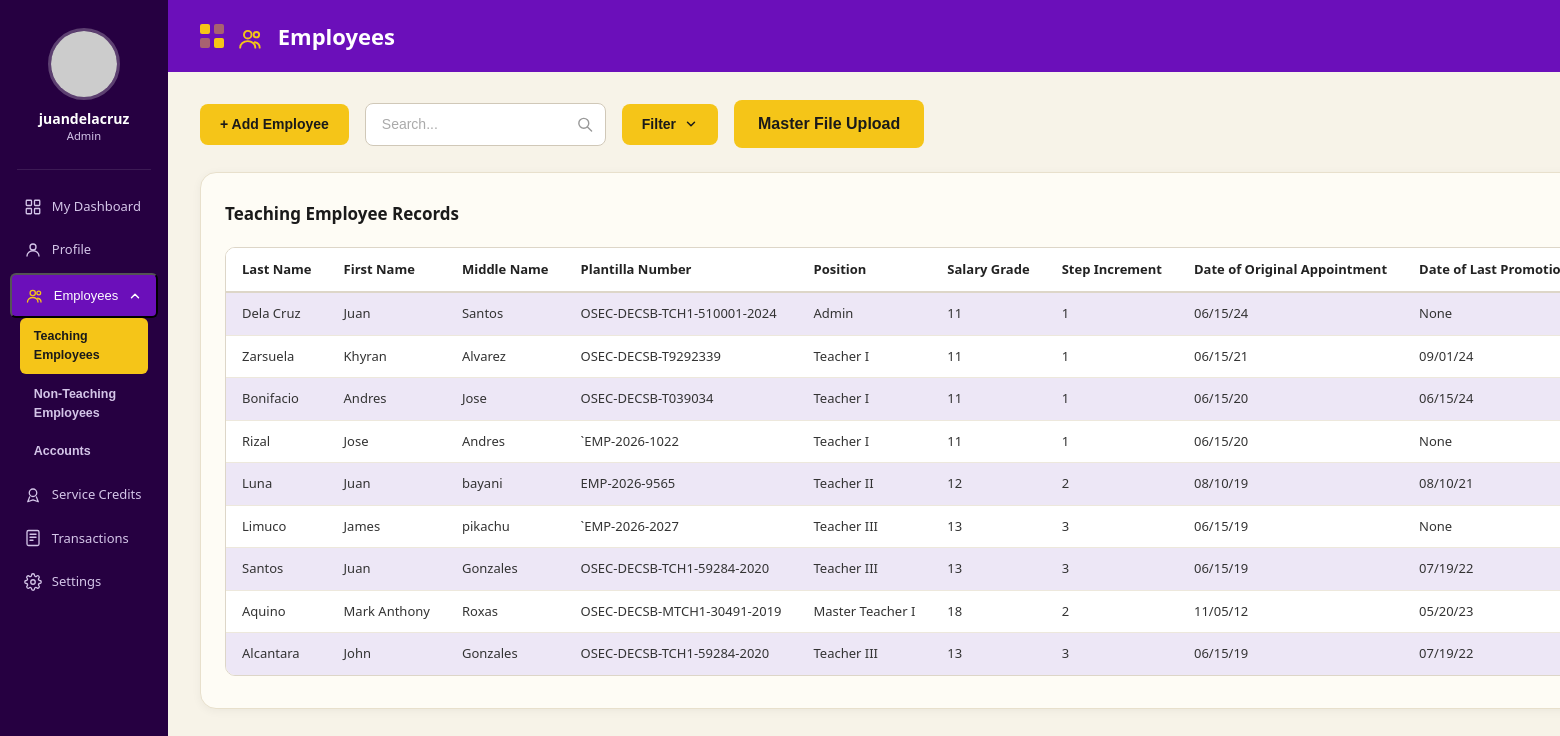
/Pages/Admin/adminEmployees.php (signed in), run on the app's committed database.
### tables this page shows
CREATE TABLE `employees` (
  `employee_id` int(10) UNSIGNED NOT NULL,
  `employee_number` varchar(50) NOT NULL,
  `personnel_type` enum('Teaching','Non-Teaching') NOT NULL,
  `last_name` varchar(100) NOT NULL,
  `first_name` varchar(100) NOT NULL,
  `middle_name` varchar(100) DEFAULT NULL,
  `plantilla_item_number` varchar(100) DEFAULT NULL,
  `position` varchar(150) NOT NULL,
  `salary_grade` tinyint(3) UNSIGNED DEFAULT NULL,
  `step_increment` tinyint(3) UNSIGNED DEFAULT NULL,
  `date_original_appointment` date DEFAULT NULL,
  `date_last_promotion` date DEFAULT NULL,
  `deped_email` varchar(150) NOT NULL,
  `created_at` datetime NOT NULL DEFAULT current_timestamp(),
  `updated_at` datetime NOT NULL DEFAULT current_timestamp() ON UPDATE current_timestamp()
);

### Pages/Admin/adminEmployees.php (the view, shortened to what this page needs)
<?php
$pdo = db();
$stmt = $pdo->prepare("
    SELECT * FROM employees WHERE personnel_type = 'Teaching';
");
$stmt->execute();
$TeachingEmployees = $stmt->fetchAll();
?>
<!DOCTYPE html>
<html lang="en">
<head>
  <link rel="stylesheet" href="../../styles/admin.css" />
</head>
<body>
  <div class="app-shell">
    <aside class="sidebar" id="sidebar" aria-label="Admin navigation">
      <img
        class="sidebar-avatar"
        src="https://placehold.co/72x72/6B0FBA/FFFFFF?text=A"
        alt="Admin profile photo"
      />
      <p class="sidebar-name"><?php echo $_SESSION['username']; ?></p>
      <p class="sidebar-role"> <?php echo $_SESSION['role_name']; ?></p>
      <div class="sidebar-divider" role="separator"></div>
      <nav aria-label="Main menu">
        <ul class="sidebar-nav">
          <li>
            <a href="adminDashboard.php" class="nav-item">
              <span class="nav-icon" aria-hidden="true">
                <svg viewBox="0 0 24 24">
                  <rect x="3" y="3" width="7" height="7" rx="1"/>
                  <rect x="14" y="3" width="7" height="7" rx="1"/>
                  <rect x="3" y="14" width="7" height="7" rx="1"/>
                  <rect x="14" y="14" width="7" height="7" rx="1"/>
                </svg>
              </span>
              My Dashboard
            </a>
          </li>
          <li>
            <a href="adminProfile.php" class="nav-item">
              <span class="nav-icon" aria-hidden="true">
                <svg viewBox="0 0 24 24">
                  <circle cx="12" cy="8" r="4"/>
                  <path d="M4 20c0-4 3.6-7 8-7s8 3 8 7"/>
                </svg>
              </span>
              Profile
            </a>
          </li>
          <li>
            <button
              type="button"
              class="nav-item nav-item--employees active"
              id="employeesToggle"
              aria-expanded="false"
              aria-controls="employeesSubmenu"
            >
              <span class="nav-item-left">
                <span class="nav-icon" aria-hidden="true">
                  <svg viewBox="0 0 24 24">
                    <circle cx="9" cy="8" r="3.5"/>
                    <path d="M2 20c0-3.3 3.1-6 7-6s7 2.7 7 6"/>
                    <circle cx="17" cy="8" r="2.5"/>
                    <path d="M20 20c0-2.5-1.9-4.5-4.5-5"/>
                  </svg>
                </span>
                Employees
              </span>
              <svg class="employees-caret" id="employeesCaret" viewBox="0 0 24 24" aria-hidden="true">
                <polyline points="6 9 12 15 18 9"/>
              </svg>
            </button>
            <ul class="employees-submenu" id="employeesSubmenu" role="menu">
              <li role="none">
                <button
                  type="button"
                  class="submenu-item is-active"
                  id="btnTeaching"
                  role="menuitem"
                  aria-pressed="true"
                  data-panel="teaching"
                >
                  Teaching Employees
                </button>
              </li>
              <li role="none">
                <button
                  type="button"
                  class="submenu-item"
                  id="btnNonTeaching"
                  role="menuitem"
                  aria-pressed="false"
                  data-panel="non-teaching"
                >
                  Non-Teaching Employees
                </button>
              </li>
               <li role="none">
                <button
                  type="button"
                  class="submenu-item"
                  id="btnAccounts"
                  role="menuitem"
                  aria-pressed="false"
                  data-panel="accounts"
                >
                  Accounts
                </button>
              </li>
            </ul>
          </li>
          <li>
            <a href="adminServiceCredits.php" class="nav-item">
              <span class="nav-icon" aria-hidden="true">
                <svg viewBox="0 0 24 24">
                  <circle cx="12" cy="9" r="5"/>
                  <path d="M7.5 14.5L5 21l7-2.5L19 21l-2.5-6.5"/>
                </svg>
              </span>
              Service Credits
            </a>
          </li>
          <li>
            <a href="adminTransactions.php" class="nav-item">
              <span class="nav-icon" aria-hidden="true">
                <svg viewBox="0 0 24 24">
                  <rect x="4" y="2" width="16" height="20" rx="2"/>
                  <line x1="8" y1="7" x2="16" y2="7"/>
                  <line x1="8" y1="11" x2="16" y2="11"/>
                  <line x1="8" y1="15" x2="12" y2="15"/>
                </svg>
              </span>
              Transactions
            </a>
          </li>
          <li>
            <a href="adminSettings.php" class="nav-item">
              <span class="nav-icon" aria-hidden="true">
              </span>
              Settings
            </a>
          </li>
        </ul>
      </nav>
    </aside>
    <div class="main-wrapper">
      <header class="topbar" role="banner">
        <div class="topbar-icon" aria-hidden="true">
          <span></span><span></span>
          <span></span><span></span>
        </div>
        <h1 class="topbar-title">
          Employees
        </h1>
      </header>
      <main class="page-content employees-page" id="mainContent">
        <div class="emp-toolbar" role="toolbar" aria-label="Employee actions">
          <button type="button" class="btn-add-employee" aria-label="Add new employee">
            + Add Employee
          </button>
          <div class="search-wrap">
            <input
              type="search"
              id="empSearch"
              placeholder="Search..."
              aria-label="Search employees"
              autocomplete="off"
            />
          </div>
          <button type="button" class="btn-filter" id="btnFilter" aria-label="Filter records" aria-expanded="false">
            Filter
            <svg viewBox="0 0 24 24" aria-hidden="true">
              <polyline points="6 9 12 15 18 9"/>
            </svg>
          </button>
        <button id="openBtn" class="btn-add-employee" aria-label="Upload Master File">Master File Upload</button>
        </div>
        <div class="records-card">
          <div class="emp-panel is-active" id="panel-teaching">
            <h2 class="records-title">Teaching Employee Records</h2>
            <div class="table-scroll-wrap">
              <table class="emp-table" aria-label="Teaching employee records">
              <thead>
                <tr>
                  <th>Last Name</th>
                  <th>First Name</th>
                  <th>Middle Name</th>
                  <th>Plantilla Number</th>
                  <th>Position</th>
                  <th>Salary Grade</th>
                  <th>Step Increment</th>
                  <th>Date of Original Appointment</th>
                  <th>Date of Last Promotion</th>
                </tr>
              </thead>
                <tbody>
                      <?php if (empty($TeachingEmployees)): ?>
                        <tr>
                            <td colspan="10" style="text-align: center;">No teaching employee records found.</td>
                        </tr>
                <?php else: ?>
                     <?php foreach ($TeachingEmployees as $request): ?>
              <tr>
              <td><?= htmlspecialchars($request['last_name']) ?></td><td><?= htmlspecialchars($request['first_name']) ?></td><td><?= htmlspecialchars($request['middle_name']) ?></td><td><?= htmlspecialchars($request['plantilla_item_number']) ?></td><td><?= htmlspecialchars($request['position']) ?></td><td><?= htmlspecialchars($request['salary_grade']) ?></td><td><?= htmlspecialchars($request['step_increment']) ?></td>
              <td>
                 <?= date(
                    'm/d/y',
                    strtotime($request['date_original_appointment'])
                ) ?>
              </td><td><?= !empty($request['date_last_promotion'])
        ? date('m/d/y', strtotime($request['date_last_promotion']))
        : 'None' ?></td><td><?= htmlspecialchars($request['deped_email']) ?></td></tr>
               <?php endforeach; ?>
<?php endif; ?>
                </tbody>
              </table>
            </div>
          </div>
             </div>
        </div>
    </div>
</body>
</html>

### styles/admin.css (style rules this page uses)
*, *::before, *::after { box-sizing: border-box; margin: 0; padding: 0; }
:root { --clr-purple-darkest: #1E0038; --clr-purple-sidebar: #260041; --clr-purple-topbar: #6B0FBA; --clr-purple-active: #7B1FC8; --clr-purple-icon: #5B0FA8; --clr-purple-notif-hd: #2D0057; --clr-purple-mid: #6A0DAD; --clr-yellow-accent: #F5C518; --clr-yellow-badge: #F5C518; --clr-white: #FFFFFF; --clr-cream-bg: #F7F3E8; --clr-card-bg: #FDFAF2; --clr-notif-item-bg: #FDFAF2; --clr-border-light: #E8E0CC; --clr-text-dark: #111111; --clr-text-mid: #444444; --clr-text-light: #888888; --clr-sidebar-text: #D4C5E8; --sidebar-width: 168px; --topbar-height: 72px; --font-base: 'Segoe UI', system-ui, -apple-system, sans-serif; --gap-sm: 8px; --gap-md: 16px; --gap-lg: 24px; --gap-xl: 32px; --radius-sm: 6px; --radius-md: 12px; --radius-lg: 18px; --transition: 0.2s ease; }
html, body { height: 100%; font-family: var(--font-base); background-color: var(--clr-cream-bg); color: var(--clr-text-dark); -webkit-font-smoothing: antialiased; }
a { text-decoration: none; color: inherit; }
ul, ol { list-style: none; }
.app-shell { display: flex; min-height: 100vh; }
.sidebar { width: var(--sidebar-width); min-height: 100vh; background-color: var(--clr-purple-sidebar); display: flex; flex-direction: column; align-items: center; padding: 28px 0 24px; flex-shrink: 0; position: sticky; top: 0; align-self: flex-start; height: 100vh; overflow-y: auto; }
.sidebar-avatar { width: 72px; height: 72px; border-radius: 50%; object-fit: cover; border: 3px solid rgba(255, 255, 255, 0.25); margin-bottom: 10px; }
.sidebar-name { font-size: 0.875rem; font-weight: 700; color: var(--clr-white); text-align: center; line-height: 1.3; }
.sidebar-role { font-size: 0.7rem; color: var(--clr-sidebar-text); text-align: center; margin-bottom: 24px; }
.sidebar-divider { width: 80%; height: 1px; background-color: rgba(255, 255, 255, 0.1); margin-bottom: 16px; }
.sidebar-nav { width: 100%; display: flex; flex-direction: column; gap: 2px; padding: 0 10px; }
.nav-item { display: flex; align-items: center; gap: 10px; padding: 11px 14px; border-radius: var(--radius-sm); font-size: 0.8125rem; font-weight: 500; color: var(--clr-sidebar-text); cursor: pointer; transition: background-color var(--transition), color var(--transition); white-space: nowrap; }
.nav-item.active { background-color: var(--clr-purple-topbar); color: var(--clr-white); }
.nav-icon { display: flex; align-items: center; justify-content: center; flex-shrink: 0; width: 18px; height: 18px; color: inherit; }
.nav-icon svg { width: 18px; height: 18px; stroke: currentColor; fill: none; stroke-width: 1.75; stroke-linecap: round; stroke-linejoin: round; }
.nav-item.active .nav-icon svg { stroke: var(--clr-yellow-accent); }
.main-wrapper { flex: 1; display: flex; flex-direction: column; min-width: 0; }
.topbar { height: var(--topbar-height); background-color: var(--clr-purple-topbar); display: flex; align-items: center; padding: 0 var(--gap-xl); gap: 14px; flex-shrink: 0; }
.topbar-icon { display: grid; grid-template-columns: 1fr 1fr; gap: 4px; flex-shrink: 0; }
.topbar-icon span { display: block; width: 10px; height: 10px; border-radius: 2px; background-color: var(--clr-yellow-accent); }
.topbar-icon span:nth-child(2), .topbar-icon span:nth-child(3) { background-color: rgba(245, 197, 24, 0.45); }
.topbar-title { font-size: 1.375rem; font-weight: 700; color: var(--clr-white); }
.page-content { flex: 1; background-color: var(--clr-cream-bg); padding: var(--gap-xl); display: grid; grid-template-columns: 1fr 420px; gap: var(--gap-xl); align-items: start; }
:root { --app-font-size: 16px; --persys-font-size: 16px; --app-letter-spacing: 0px; --app-line-height: 1.5; }
html { font-size: var(--app-font-size, 16px); }
body { font-size: var(--persys-font-size, 16px); letter-spacing: var(--app-letter-spacing, 0px); line-height: var(--app-line-height, 1.5); }
body p, body label, body input, body select, body textarea, body button, body th, body td, body li, body a, body span, body small, body strong, body em { letter-spacing: inherit; line-height: inherit; }

### data on the page
employees: last_name "Dela Cruz", first_name "Juan", middle_name "Santos", plantilla_item_number "OSEC-DECSB-TCH1-510001-2024", position "Admin", salary_grade "11", step_increment "1", date_original_appointment "06/15/24", shows "None"
employees: last_name "Zarsuela", first_name "Khyran", middle_name "Alvarez", plantilla_item_number "OSEC-DECSB-T9292339", position "Teacher I", salary_grade "11", step_increment "1", date_original_appointment "06/15/21", date_last_promotion "09/01/24"
employees: last_name "Bonifacio", first_name "Andres", middle_name "Jose", plantilla_item_number "OSEC-DECSB-T039034", position "Teacher I", salary_grade "11", step_increment "1", date_original_appointment "06/15/20", date_last_promotion "06/15/24"
employees: last_name "Rizal", first_name "Jose", middle_name "Andres", plantilla_item_number "`EMP-2026-1022", position "Teacher I", salary_grade "11", step_increment "1", date_original_appointment "06/15/20", shows "None"
employees: last_name "Luna", first_name "Juan", middle_name "bayani", plantilla_item_number "EMP-2026-9565", position "Teacher II", salary_grade "12", step_increment "2", date_original_appointment "08/10/19", date_last_promotion "08/10/21"
employees: last_name "Limuco", first_name "James", middle_name "pikachu", plantilla_item_number "`EMP-2026-2027", position "Teacher III", salary_grade "13", step_increment "3", date_original_appointment "06/15/19", shows "None"
employees: last_name "Santos", first_name "Juan", middle_name "Gonzales", plantilla_item_number "OSEC-DECSB-TCH1-59284-2020", position "Teacher III", salary_grade "13", step_increment "3", date_original_appointment "06/15/19", date_last_promotion "07/19/22"
employees: last_name "Aquino", first_name "Mark Anthony", middle_name "Roxas", plantilla_item_number "OSEC-DECSB-MTCH1-30491-2019", position "Master Teacher I", salary_grade "18", step_increment "2", date_original_appointment "11/05/12", date_last_promotion "05/20/23"
employees: last_name "Alcantara", first_name "John", middle_name "Gonzales", plantilla_item_number "OSEC-DECSB-TCH1-59284-2020", position "Teacher III", salary_grade "13", step_increment "3", date_original_appointment "06/15/19", date_last_promotion "07/19/22"

### other printed values
$_SESSION['username'] "juandelacruz"
$_SESSION['role_name'] "Admin"
